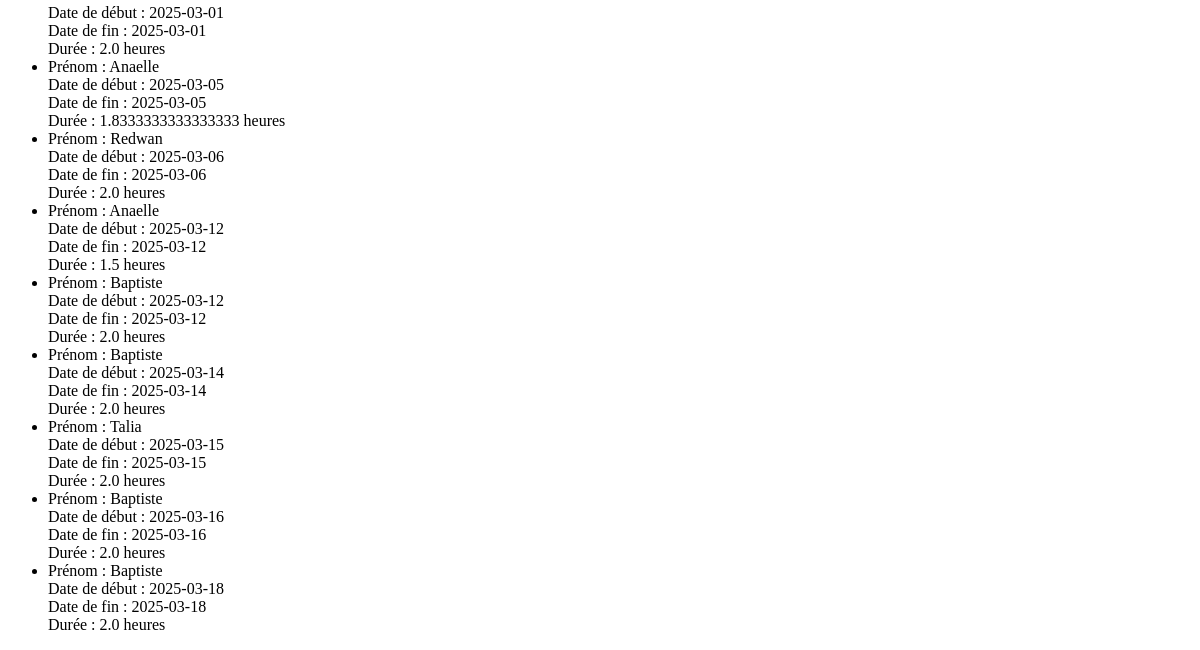
Before: / (lower part) with the older database file.
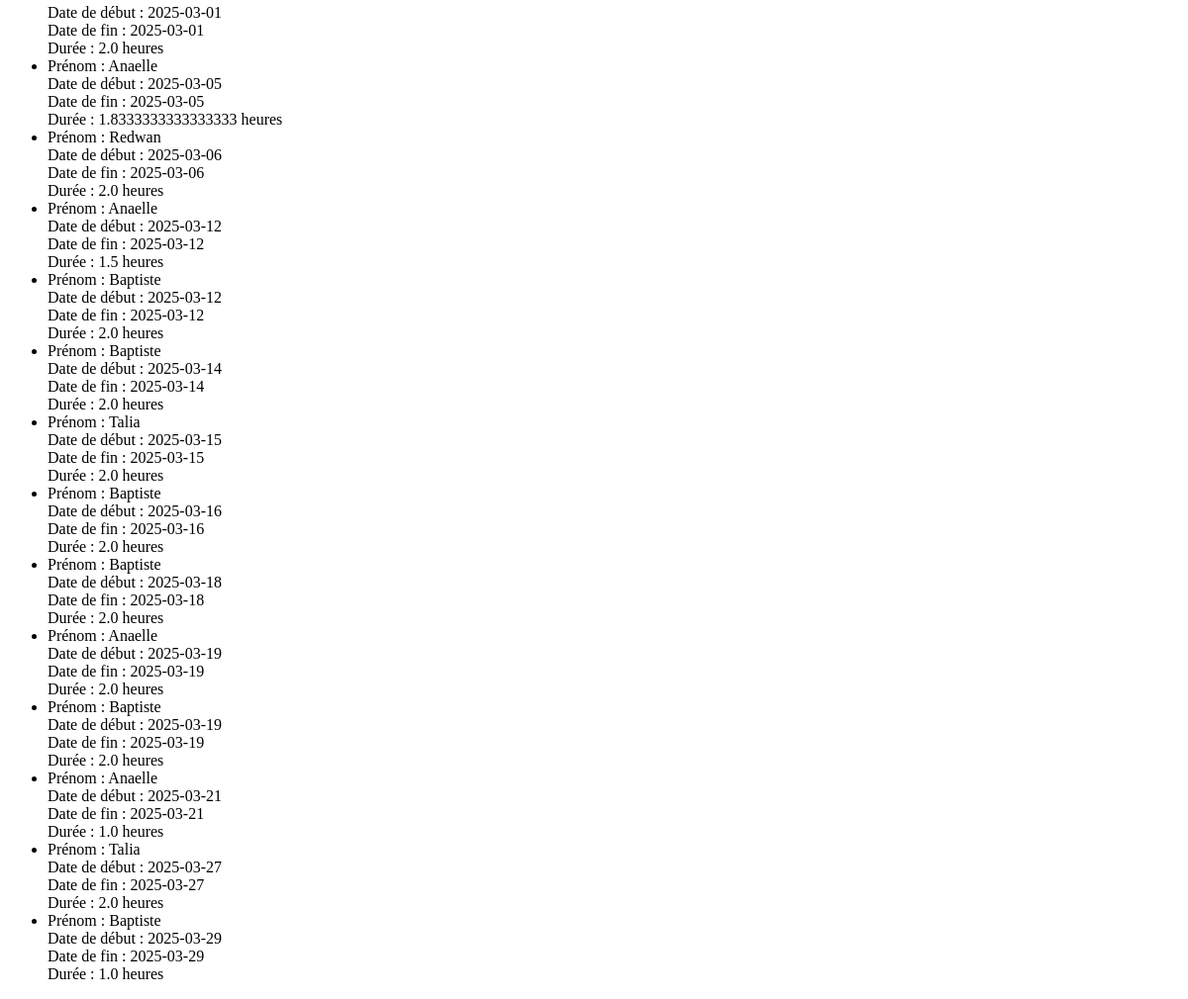
After: the same page with the newer database file.
### models.py (models this page shows, shortened)
class Cours(db.Model):
    id = db.Column(db.Integer, primary_key=True)
    prenom_eleve = db.Column(db.String(100), nullable=False)
    date_debut = db.Column(db.Date, nullable=False)
    date_fin = db.Column(db.Date, nullable=False)
    duree = db.Column(db.Float, nullable=False)

### flask_app.py (the view)
@app.route('/')
def index():
    get_cours = Cours.query.all()
    cours_data = [{
        'prenom_eleve': c.prenom_eleve,
        'date_debut': c.date_debut.isoformat(),
        'date_fin': c.date_fin.isoformat(),
        'duree': c.duree
    } for c in get_cours]
    return render_template('index.html', cours_data=cours_data)

### templates/index.html (shortened to what this page needs)
<!DOCTYPE html>
<html lang="fr">
<head>
</head>
<body>
    <div class="container">
        <ul>
            {% for cours in cours_data %}
                <li>
                    Prénom : {{ cours.prenom_eleve }}<br>
                    Date de début : {{ cours.date_debut }}<br>
                    Date de fin : {{ cours.date_fin }}<br>
                    Durée : {{ cours.duree }} heures<br>
                </li>
            {% endfor %}
        </ul>
    </div>
</body>
</html>

Changed rows visible on the page:
added Cours: prenom_eleve "Anaelle", date_debut "2025-03-19", date_fin "2025-03-19", duree "2.0"
added Cours: prenom_eleve "Baptiste", date_debut "2025-03-19", date_fin "2025-03-19", duree "2.0"
added Cours: prenom_eleve "Anaelle", date_debut "2025-03-21", date_fin "2025-03-21", duree "1.0"
added Cours: prenom_eleve "Talia", date_debut "2025-03-27", date_fin "2025-03-27", duree "2.0"
added Cours: prenom_eleve "Baptiste", date_debut "2025-03-29", date_fin "2025-03-29", duree "1.0"
